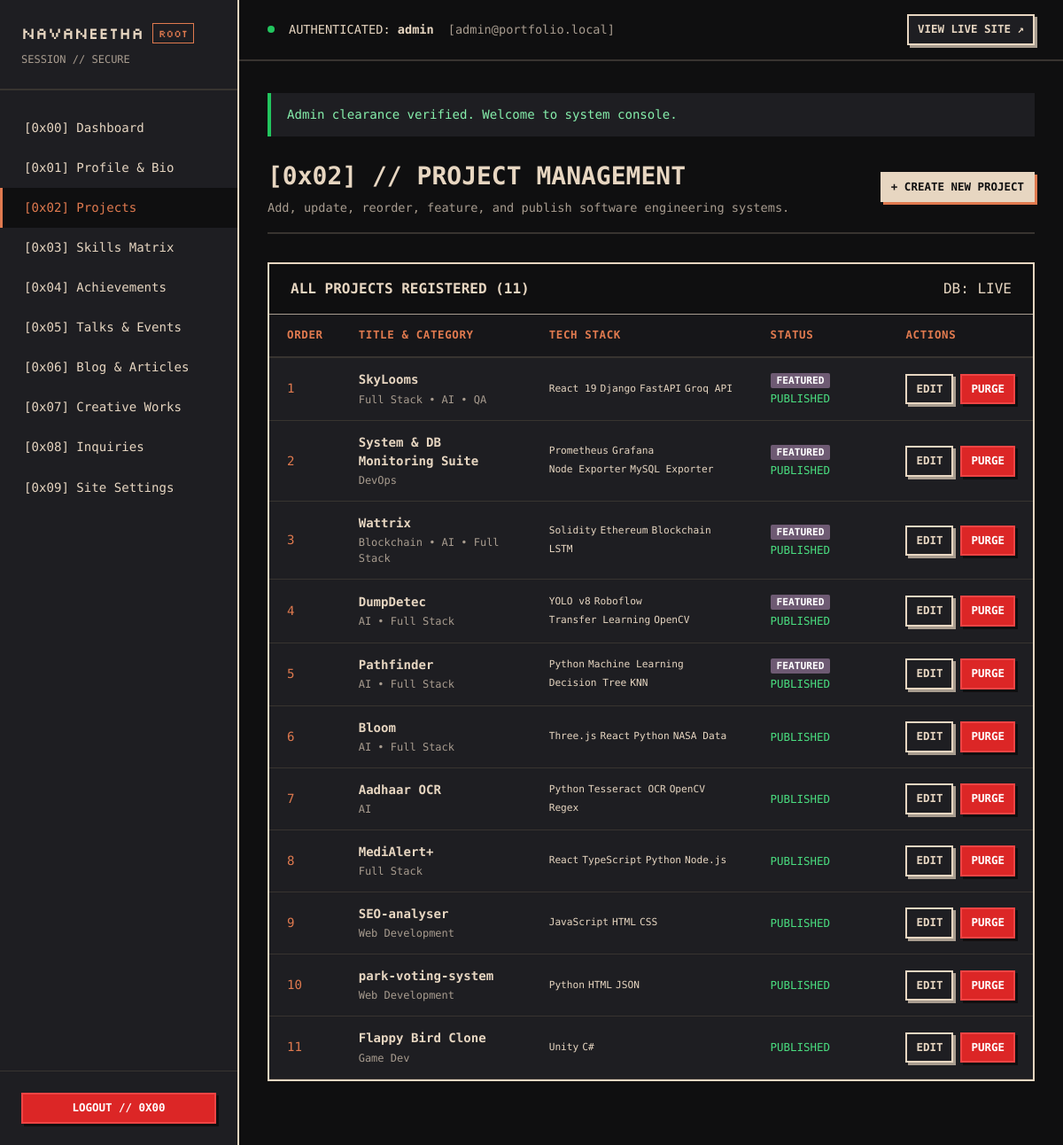
The page /admin/projects.php (signed in) on the database as committed earlier.
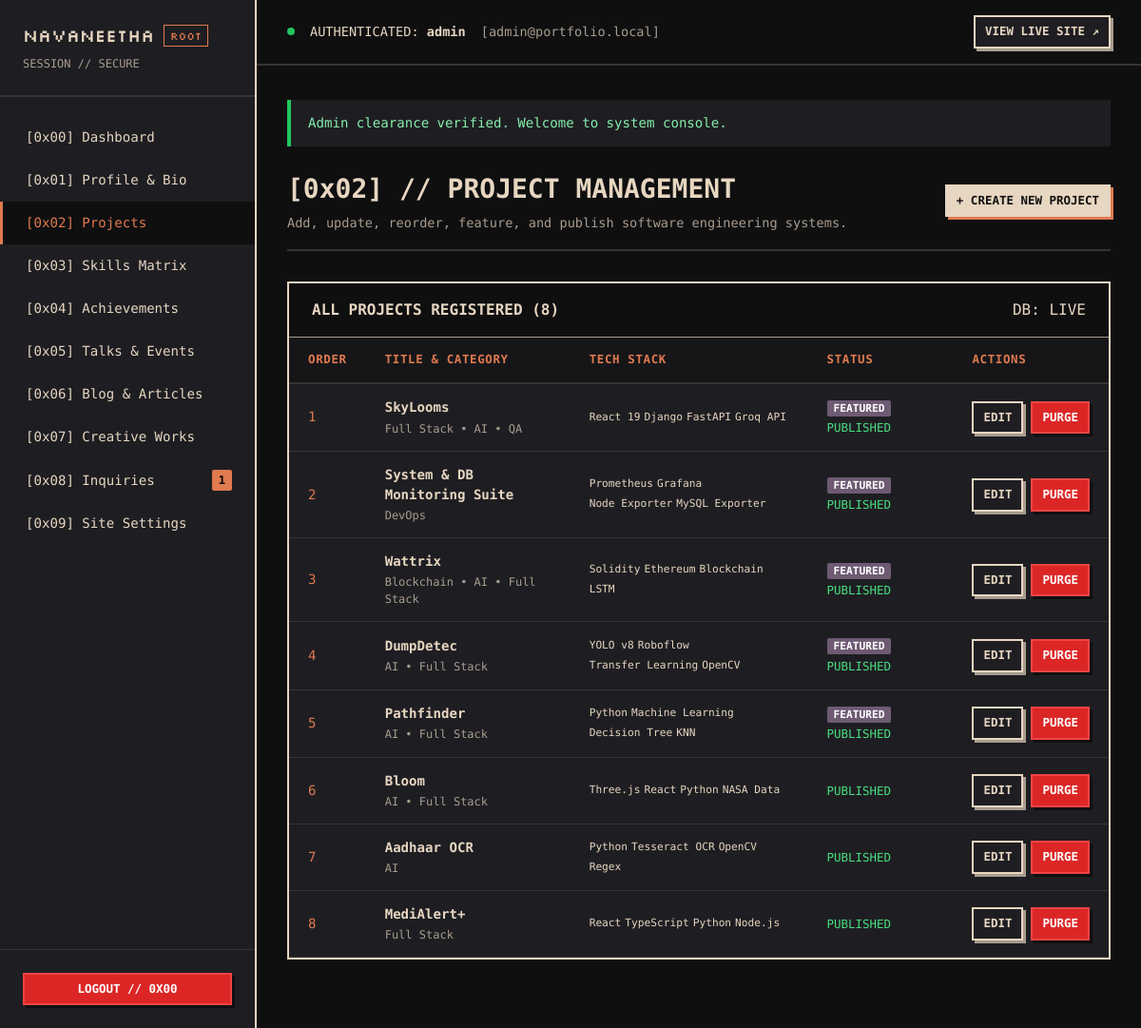
The same page on the database as committed later.
### tables this page shows
CREATE TABLE IF NOT EXISTS `projects` (
    `id` INT UNSIGNED AUTO_INCREMENT PRIMARY KEY,
    `title` VARCHAR(255) NOT NULL,
    `subtitle` VARCHAR(255) NULL,
    `description` TEXT NOT NULL,
    `detailed_description` MEDIUMTEXT NULL,
    `category` VARCHAR(100) NOT NULL,
    `image` VARCHAR(255) NULL,
    `video` VARCHAR(255) NULL,
    `github` VARCHAR(255) NULL,
    `link` VARCHAR(255) NULL,
    `is_featured` TINYINT(1) DEFAULT 0,
    `display_order` INT DEFAULT 0,
    `is_published` TINYINT(1) DEFAULT 1,
    `created_at` TIMESTAMP DEFAULT CURRENT_TIMESTAMP,
    `updated_at` TIMESTAMP DEFAULT CURRENT_TIMESTAMP ON UPDATE CURRENT_TIMESTAMP,
    INDEX `idx_project_featured` (`is_featured`),
    INDEX `idx_project_published` (`is_published`),
    INDEX `idx_project_order` (`display_order`)
);

### includes/db_queries.php (called while the page is built, shortened)
<?php
function get_projects(?int $limit = null, bool $onlyFeatured = false, bool $onlyPublished = true, ?string $category = null): array {
    try {
        $db = get_db();
        $params = [];
        $sql = "SELECT * FROM projects";
        $sql .= " ORDER BY display_order ASC, id DESC";
        $stmt = $db->prepare($sql);
        $stmt->execute($params);
        $projects = $stmt->fetchAll();
        foreach ($projects as &$p) {
            $tStmt = $db->prepare("SELECT name FROM project_technologies WHERE project_id = :pid");
            $tStmt->execute([':pid' => $p['id']]);
            $p['technologies'] = $tStmt->fetchAll(PDO::FETCH_COLUMN);
            $bStmt = $db->prepare("SELECT bullet FROM project_bullets WHERE project_id = :pid ORDER BY display_order ASC");
            $bStmt->execute([':pid' => $p['id']]);
            $p['bullets'] = $bStmt->fetchAll(PDO::FETCH_COLUMN);
        }
        return $projects;
    } catch (PDOException $e) {
        error_log("DAL Error (get_projects): " . $e->getMessage());
        return [];
    }
}

### includes/functions.php (called while the page is built, shortened)
<?php
function e(?string $value): string {
    return htmlspecialchars($value ?? '', ENT_QUOTES | ENT_SUBSTITUTE, 'UTF-8');
}
function csrf_token(): string {
    return $_SESSION['csrf_token'];
}

### admin/projects.php (the view, shortened to what the rows shown need)
<?php
require_once __DIR__ . '/includes/admin_header.php';
$action = $_GET['action'] ?? 'list';
$projectId = isset($_GET['id']) ? (int) $_GET['id'] : 0;
$project = null;
?>
<div class="page-header">
    <div>
        <h1 class="page-title">[0x02] // PROJECT MANAGEMENT</h1>
    </div>
</div>
<?php if ($action === 'create' || $action === 'edit'): ?>
    <div class="form-card cut-corner">
        <h2 style="font-size: 1.3rem; margin-bottom: 24px; color: var(--clr-sand);">
            <?= $action === 'create' ? '+ INITIALIZE NEW PROJECT SPECIFICATION' : 'MODIFY SPECIFICATION: ' . e($project['title']) ?>
        </h2>
        <form method="POST" action="/admin/projects.php?action=<?= $action ?><?= $projectId ? '&id=' . $projectId : '' ?>" enctype="multipart/form-data">
            <?= csrf_field() ?>
            <input type="hidden" name="existing_image" value="<?= e($project['image'] ?? '') ?>">
            <div class="form-grid">
                <div class="form-group">
                    <label class="form-label" for="title">&gt; PROJECT TITLE *</label>
                    <input type="text" id="title" name="title" class="form-control" value="<?= e($project['title'] ?? '') ?>" required>
                </div>
                <div class="form-group">
                    <label class="form-label" for="category">&gt; CATEGORY *</label>
                    <input type="text" id="category" name="category" class="form-control" placeholder="e.g. AI • Full Stack, DevOps, Blockchain" value="<?= e($project['category'] ?? '') ?>" required>
                </div>
                <div class="form-group form-full">
                    <label class="form-label" for="subtitle">&gt; SUBTITLE / ONE-LINER</label>
                    <input type="text" id="subtitle" name="subtitle" class="form-control" placeholder="e.g. Real-time Infrastructure Observability with Prometheus & Grafana" value="<?= e($project['subtitle'] ?? '') ?>">
                </div>
                <div class="form-group form-full">
                    <label class="form-label" for="description">&gt; SUMMARY DESCRIPTION (CARD VIEW) *</label>
                    <textarea id="description" name="description" class="form-control" rows="3" required><?= e($project['description'] ?? '') ?></textarea>
                </div>
                <div class="form-group form-full">
                    <label class="form-label" for="detailed_description">&gt; DETAILED ARCHITECTURE &amp; SPECIFICATIONS (MODAL VIEW)</label>
                    <textarea id="detailed_description" name="detailed_description" class="form-control" rows="5"><?= e($project['detailed_description'] ?? '') ?></textarea>
                </div>
                <div class="form-group form-full">
                    <label class="form-label" for="technologies">&gt; TECHNOLOGIES (COMMA-SEPARATED)</label>
                    <input type="text" id="technologies" name="technologies" class="form-control" placeholder="React 19, Django, FastAPI, Llama 3.3, Docker" value="<?= e(implode(', ', $project['technologies'] ?? [])) ?>">
                </div>
                <div class="form-group form-full">
                    <label class="form-label" for="bullets">&gt; KEY HIGHLIGHTS / BULLET POINTS (ONE PER LINE)</label>
                    <textarea id="bullets" name="bullets" class="form-control" rows="4" placeholder="Orchestrated a containerized telemetry stack using Docker Compose..."><?= e(implode("\n", $project['bullets'] ?? [])) ?></textarea>
                </div>
                <div class="form-group">
                    <label class="form-label" for="github">&gt; REPOSITORY URL (GITHUB)</label>
                    <input type="url" id="github" name="github" class="form-control" placeholder="https://github.com/username/project" value="<?= e($project['github'] ?? '') ?>">
                </div>
                <div class="form-group">
                    <label class="form-label" for="link">&gt; LIVE SYSTEM DEMO URL</label>
                    <input type="text" id="link" name="link" class="form-control" placeholder="https://demo.example.com" value="<?= e($project['link'] ?? '') ?>">
                </div>
                <div class="form-group">
                    <label class="form-label" for="video">&gt; VIDEO / MEDIA LINK</label>
                    <input type="text" id="video" name="video" class="form-control" placeholder="/project/demo.mp4 or YouTube URL" value="<?= e($project['video'] ?? '') ?>">
                </div>
                <div class="form-group">
                    <label class="form-label" for="display_order">&gt; DISPLAY ORDER (NUMERICAL)</label>
                    <input type="number" id="display_order" name="display_order" class="form-control" value="<?= (int) ($project['display_order'] ?? 0) ?>">
                </div>
                <div class="form-group form-full" style="display: flex; gap: 32px; border: 1px dashed var(--clr-stone-dark); padding: 18px;">
                    <label class="switch-label">
                        <input type="checkbox" name="is_featured" value="1" <?= !empty($project['is_featured']) ? 'checked' : '' ?>>
                        <span>FEATURE ON HOME / HERO</span>
                    </label>
                    <label class="switch-label">
                        <input type="checkbox" name="is_published" value="1" <?= (!isset($project['is_published']) || !empty($project['is_published'])) ? 'checked' : '' ?>>
                        <span>PUBLISHED (VISIBLE TO PUBLIC)</span>
                    </label>
                </div>
                <div class="form-group form-full">
                    <label class="form-label" for="project_image">&gt; PROJECT COVER IMAGE UPLOAD</label>
                    <input type="file" id="project_image" name="project_image" class="form-control" accept="image/*" data-preview="proj-preview">
                    <?php if (!empty($project['image'])): ?>
                        <div style="margin-top: 10px; display: flex; align-items: center; gap: 14px;">
                            <img id="proj-preview" src="<?= e($project['image']) ?>" alt="Cover" style="max-height: 100px; border: 1px solid var(--clr-stone);">
                            <span class="mono-data" style="color: var(--clr-stone); font-size: 0.8rem;">Current: <?= e($project['image']) ?></span>
                        </div>
                    <?php else: ?>
                        <img id="proj-preview" src="" alt="Preview" style="max-height: 100px; border: 1px solid var(--clr-stone); display: none; margin-top: 10px;">
                    <?php endif; ?>
                </div>
            </div>
            <div style="margin-top: 30px; display: flex; justify-content: flex-end; gap: 14px;">
                <a href="/admin/projects.php" class="btn btn-secondary">CANCEL</a>
                <button type="submit" class="btn btn-primary">SAVE PROJECT &rarr;</button>
            </div>
        </form>
    </div>
<?php else: ?>
    <?php $allProjects = get_projects(null, false, false); ?>
    <div class="table-card cut-corner">
        <table class="data-table">
            <thead>
                <tr>
                    <th style="width: 60px;">ORDER</th>
                    <th>TITLE &amp; CATEGORY</th>
                    <th>TECH STACK</th>
                    <th>STATUS</th>
                    <th>ACTIONS</th>
                </tr>
            </thead>
            <tbody>
                <?php foreach ($allProjects as $p): ?>
                    <tr>
                        <td style="font-family: var(--font-mono); color: var(--clr-terracotta);">
                            <?= (int) $p['display_order'] ?>
                        </td>
                        <td>
                            <strong><?= e($p['title']) ?></strong>
                            <div style="font-size: 0.75rem; color: var(--clr-stone); margin-top: 2px;">
                                <?= e($p['category']) ?>
                            </div>
                        </td>
                        <td>
                            <div style="display: flex; flex-wrap: wrap; gap: 4px; max-width: 320px;">
                                <?php foreach (array_slice($p['technologies'] ?? [], 0, 4) as $t): ?>
                                    <span class="tech-badge" style="font-size: 0.7rem;"><?= e($t) ?></span>
                                <?php endforeach; ?>
                            </div>
                        </td>
                        <td>
                            <?php if (!empty($p['is_featured'])): ?>
                                <span class="badge-unread" style="font-size: 0.7rem; background: var(--clr-violet); color: #fff;">FEATURED</span>
                            <?php endif; ?>
                            <?php if (!empty($p['is_published'])): ?>
                                <span style="color: #4ADE80; font-size: 0.78rem;">PUBLISHED</span>
                            <?php else: ?>
                                <span style="color: #F87171; font-size: 0.78rem;">DRAFT</span>
                            <?php endif; ?>
                        </td>
                        <td>
                            <div style="display: flex; gap: 8px;">
                                <a href="/admin/projects.php?action=edit&id=<?= (int)$p['id'] ?>" class="btn btn-secondary btn-sm">
                                    EDIT
                                </a>
                                <a href="/admin/projects.php?action=delete&id=<?= (int)$p['id'] ?>&csrf=<?= e(csrf_token()) ?>"
                                   class="btn btn-danger btn-sm"
                                   data-confirm="Purge project '<?= e($p['title']) ?>' permanently?">
                                    PURGE
                                </a>
                            </div>
                        </td>
                    </tr>
                <?php endforeach; ?>
            </tbody>
        </table>
    </div>
<?php endif; ?>
<?php require_once __DIR__ . '/includes/admin_footer.php'; ?>

Rows that differ between the two databases and show on the page:
removed projects: display_order "9", title "SEO-analyser", category "Web Development", t "JavaScript", t "HTML", t "CSS", is_published "PUBLISHED"
removed projects: display_order "10", title "park-voting-system", category "Web Development", t "Python", t "HTML", t "JSON", is_published "PUBLISHED"
removed projects: display_order "11", title "Flappy Bird Clone", category "Game Dev", t "Unity", t "C#", is_published "PUBLISHED"
Other text that changed with them:
$unreadCount: (not shown) → "1"
count($allProjects): "11" → "8"
